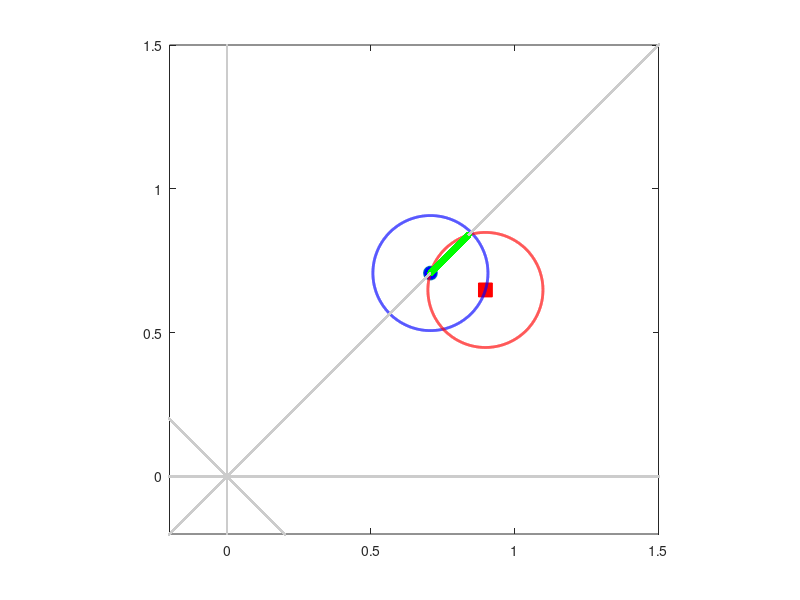

Here is the MATLAB script that generated this plot: (Note: this script raises an error after producing the figure.)
% Figures - 5.1 and 5.2
% =========================================
% This script demonstrate the lack of uniqueness 
% in solving P_0^{\eps}, first with weak noise, that 
% gives no alternative support

A=[eye(2),[1 -1; 1 1]/sqrt(2)];
x0=[0 0 1 0]';
e=randn(2,1); e=e/norm(e);
b0=A*x0;
eps=0.2; 
b=A*x0+eps*e;

figure(1); clf;
h=plot(b0(1),b0(2),'o'); 
set(h,'MarkerSize',10,'MarkerFaceColor','b'); 
hold on; 
h=plot(b(1),b(2),'sr'); 
set(h,'MarkerSize',10,'MarkerFaceColor','r'); 

t=0:0.001:2*pi; 
h=plot(b0(1)+eps*cos(t),b0(2)+eps*sin(t),'b');
set(h,'LIneWidth',2); 
axis equal; 
h=plot(b(1)+eps*cos(t),b(2)+eps*sin(t),'r');
set(h,'LIneWidth',2); 

c='rbgc';
C=[255 0 0; 0 0 255; 0 255 0; 0 255 255]/256; 
Outside=[]; 
for k=1:1:4,
    B=A(:,k)*(-10:0.001:10); 
    Flag=sqrt(sum((B-b*ones(1,20001) ).^2,1));
    pos=find(Flag<=eps);
    if ~isempty(pos),
        h=plot(B(1,pos),B(2,pos),'.');
        set(h,'Color',C(k,:),'MarkerSize',15); 
    end;
    pos=find(Flag>eps);
    Outside=[Outside,B(:,pos)];
end;
h=plot(Outside(1,:),Outside(2,:),'.');
set(h,'Color',[0.8 0.8 0.8]); 

axis([-0.2 1.5 -0.2 1.5]); 
legend({'{\bf Ax}_0','{\bf b}',...
            '{v | ||v-{\bf Ax}_0||< \epsilon}',...
            '{v | ||v-{\bf b}||< \epsilon}',...
            '||z \cdot a_3 - b||  < \epsilon','Other sparse solutions'},4); 

h=plot(b0(1),b0(2),'o'); 
set(h,'MarkerSize',10,'MarkerFaceColor','b'); 
hold on; 
h=plot(b(1),b(2),'sr'); 
set(h,'MarkerSize',10,'MarkerFaceColor','r'); 
% print -depsc2 Chapter_05_NoUniqueness1.eps

% The second part assumes stronger noise, and thus
% alternative supports exist

A=[eye(2),[1 -1; 1 1]/sqrt(2)];
x0=[0 0 1 0]';
e=randn(2,1); e=e/norm(e);
b0=A*x0;
eps=0.6; 
b=A*x0+eps*e;

figure(1); clf;
h=plot(b0(1),b0(2),'o'); 
set(h,'MarkerSize',10,'MarkerFaceColor','b'); 
hold on; 
h=plot(b(1),b(2),'sr'); 
set(h,'MarkerSize',10,'MarkerFaceColor','r'); 

t=0:0.001:2*pi; 
h=plot(b0(1)+eps*cos(t),b0(2)+eps*sin(t),'b');
set(h,'LIneWidth',2); 
axis equal; 
h=plot(b(1)+eps*cos(t),b(2)+eps*sin(t),'r');
set(h,'LIneWidth',2); 

c='rbgc';
C=[255 0 0; 0 0 255; 0 255 0; 0 255 255]/256; 
Outside=[]; 
for k=1:1:4,
    B=A(:,k)*(-10:0.001:10); 
    Flag=sqrt(sum((B-b*ones(1,20001) ).^2,1));
    pos=find(Flag<=eps);
    if ~isempty(pos),
        h=plot(B(1,pos),B(2,pos),'.');
        set(h,'Color',C(k,:),'MarkerSize',15); 
    end;
    pos=find(Flag>eps);
    Outside=[Outside,B(:,pos)];
end;
h=plot(Outside(1,:),Outside(2,:),'.');
set(h,'Color',[0.8 0.8 0.8]); 

axis([-0.2 1.5 -0.2 1.5]); 
legend({'{\bf Ax}_0','{\bf b}',...
            '{v | ||v-{\bf Ax}_0||< \epsilon}',...
            '{v | ||v-{\bf b}||< \epsilon}',...
            '||z \cdot a_1 - b||  < \epsilon',...
            '||z \cdot a_2 - b||  < \epsilon',...
            '||z \cdot a_3 - b||  < \epsilon',...
            '||z \cdot a_4 - b||  < \epsilon',...
            'Other sparse solutions'},4); 
        
h=plot(b0(1),b0(2),'o'); 
set(h,'MarkerSize',10,'MarkerFaceColor','b'); 
hold on; 
h=plot(b(1),b(2),'sr'); 
set(h,'MarkerSize',10,'MarkerFaceColor','r'); 
% print -depsc2 Chapter_05_NoUniqueness2.eps

